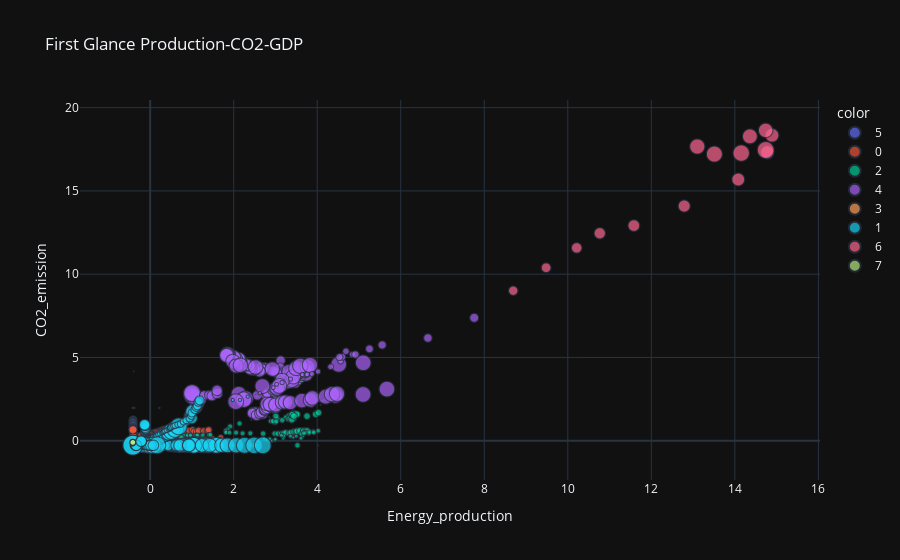

Source (notebook cell):
### Code cell
# Los representamos a través de dos variables representativas de este estudio:
px.scatter(data_frame=df_procesed,
            x="Energy_production",
            y="CO2_emission",
            color=prediction.astype("str"),
            template="plotly_dark",
            size=df.GDP,
            title="First Glance Production-CO2-GDP")

### Figure 1 — Plotly figure (JSON) as saved in the notebook; plotly's stock layout.template omitted (floating-point values rounded to 4 significant figures; data arrays with more than 128 entries replaced by an {"elided": "..."} marker saying what was removed)
{"data": [{"hovertemplate": "color=5<br>Energy_production=%{x}<br>CO2_emission=%{y}<br>size=%{marker.size}<extra></extra>", "legendgroup": "5", "marker": {"color": "#636efa", "size": {"elided": "2387 float values"}, "sizemode": "area", "sizeref": 80.72, "symbol": "circle"}, "mode": "markers", "name": "5", "showlegend": true, "type": "scattergl", "x": {"elided": "2387 float values"}, "xaxis": "x", "y": {"elided": "2387 float values"}, "yaxis": "y"}, {"hovertemplate": "color=0<br>Energy_production=%{x}<br>CO2_emission=%{y}<br>size=%{marker.size}<extra></extra>", "legendgroup": "0", "marker": {"color": "#EF553B", "size": {"elided": "2875 float values"}, "sizemode": "area", "sizeref": 80.72, "symbol": "circle"}, "mode": "markers", "name": "0", "showlegend": true, "type": "scattergl", "x": {"elided": "2875 float values"}, "xaxis": "x", "y": {"elided": "2875 float values"}, "yaxis": "y"}, {"hovertemplate": "color=2<br>Energy_production=%{x}<br>CO2_emission=%{y}<br>size=%{marker.size}<extra></extra>", "legendgroup": "2", "marker": {"color": "#00cc96", "size": {"elided": "661 float values"}, "sizemode": "area", "sizeref": 80.72, "symbol": "circle"}, "mode": "markers", "name": "2", "showlegend": true, "type": "scattergl", "x": {"elided": "661 float values"}, "xaxis": "x", "y": {"elided": "661 float values"}, "yaxis": "y"}, {"hovertemplate": "color=4<br>Energy_production=%{x}<br>CO2_emission=%{y}<br>size=%{marker.size}<extra></extra>", "legendgroup": "4", "marker": {"color": "#ab63fa", "size": {"elided": "162 float values"}, "sizemode": "area", "sizeref": 80.72, "symbol": "circle"}, "mode": "markers", "name": "4", "showlegend": true, "type": "scattergl", "x": {"elided": "162 float values"}, "xaxis": "x", "y": {"elided": "162 float values"}, "yaxis": "y"}, {"hovertemplate": "color=3<br>Energy_production=%{x}<br>CO2_emission=%{y}<br>size=%{marker.size}<extra></extra>", "legendgroup": "3", "marker": {"color": "#FFA15A", "size": [0.779, 0.779, 0.779], "sizemode": "area", "sizeref": 80.72, "symbol": "circle"}, "mode": "markers", "name": "3", "showlegend": true, "type": "scattergl", "x": [3.768, 4.69, 2.529], "xaxis": "x", "y": [2.315, 2.496, 2.783], "yaxis": "y"}, {"hovertemplate": "color=1<br>Energy_production=%{x}<br>CO2_emission=%{y}<br>size=%{marker.size}<extra></extra>", "legendgroup": "1", "marker": {"color": "#19d3f3", "size": {"elided": "374 float values"}, "sizemode": "area", "sizeref": 80.72, "symbol": "circle"}, "mode": "markers", "name": "1", "showlegend": true, "type": "scattergl", "x": {"elided": "374 float values"}, "xaxis": "x", "y": {"elided": "374 float values"}, "yaxis": "y"}, {"hovertemplate": "color=6<br>Energy_production=%{x}<br>CO2_emission=%{y}<br>size=%{marker.size}<extra></extra>", "legendgroup": "6", "marker": {"color": "#FF6692", "size": [7158.0, 8068.0, 9217.0, 10100.0, 11060.0, 12230.0, 13400.0, 14450.0, 15570.0, 16720.0, 17900.0, 19120.0, 20440.0, 21820.0, 23130.0], "sizemode": "area", "sizeref": 80.72, "symbol": "circle"}, "mode": "markers", "name": "6", "showlegend": true, "type": "scattergl", "x": [8.693, 9.48, 10.21, 10.77, 11.58, 12.79, 14.08, 14.78, 14.89, 14.74, 14.36, 13.1, 13.51, 14.15, 14.74], "xaxis": "x", "y": [9.006, 10.39, 11.58, 12.46, 12.92, 14.09, 15.68, 17.32, 18.34, 18.64, 18.27, 17.67, 17.21, 17.27, 17.46], "yaxis": "y"}, {"hovertemplate": "color=7<br>Energy_production=%{x}<br>CO2_emission=%{y}<br>size=%{marker.size}<extra></extra>", "legendgroup": "7", "marker": {"color": "#B6E880", "size": [267.6, 2691.0, 2719.0, 2747.0, 2814.0, 2866.0, 2919.0], "sizemode": "area", "sizeref": 80.72, "symbol": "circle"}, "mode": "markers", "name": "7", "showlegend": true, "type": "scattergl", "x": [-0.4161, -0.4159, -0.4159, -0.4159, -0.4159, -0.4161, -0.4159], "xaxis": "x", "y": [-0.271, -0.08522, -0.1191, -0.1107, -0.09512, -0.09409, -0.1022], "yaxis": "y"}], "layout": {"legend": {"itemsizing": "constant", "title": {"text": "color"}, "tracegroupgap": 0}, "title": {"text": "First Glance Production-CO2-GDP"}, "xaxis": {"anchor": "y", "domain": [0, 1], "title": {"text": "Energy_production"}}, "yaxis": {"anchor": "x", "domain": [0, 1], "title": {"text": "CO2_emission"}}}}
